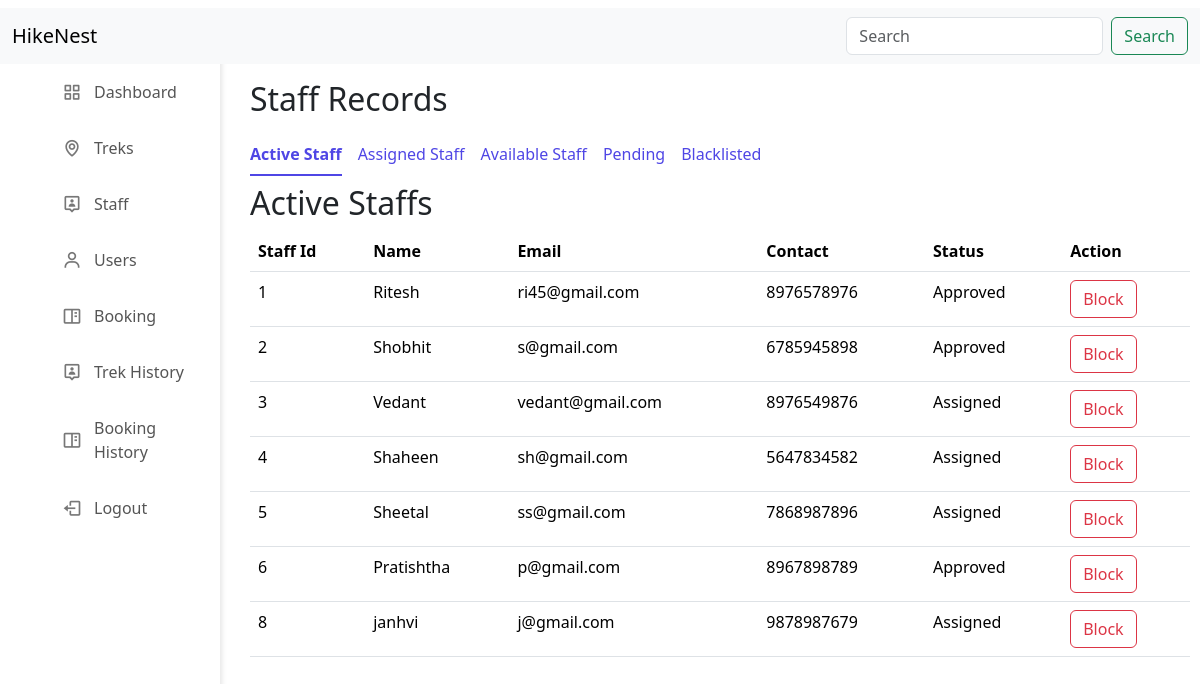
The page /admin_staff_active on the database its author committed.
### application/models.py (models this page shows)
class Staff(db.Model):
    __tablename__ = 'staff'
    id = db.Column(db.Integer(), primary_key = True, autoincrement = True)
    name = db.Column(db.String(),  nullable = False)
    email = db.Column(db.String(), unique = True, nullable = False)
    phone = db.Column(db.String(10), unique = True, nullable = False)
    password = db.Column(db.String(), nullable = False)
    status = db.Column(db.String(),  nullable = False, default= "Pending")
    treks = db.relationship("Trek", backref = "staff")

### application/controllers.py (the view)
@app.route("/admin_staff_active")
def admin_staff_active():
    active_staff = Staff.query.filter(or_(Staff.status == "Approved", Staff.status == "Assigned")).all()
    return render_template("admin_staff_active.html", active_staff = active_staff)

### templates/admin_staff_active.html (shortened to what this page needs)
<!DOCTYPE html>
<html>
    <head>
        <link rel="stylesheet" href="/static/dashboard.css">
        <link href="https://cdn.jsdelivr.net/npm/bootstrap@5.3.8/dist/css/bootstrap.min.css" rel="stylesheet">
        <link rel="stylesheet" href="https://cdn.jsdelivr.net/npm/boxicons@latest/css/boxicons.min.css">
    </head>
    <body>
        <div class="sidebar">
            <ul class="nav-links">
                <li><a href="/admin_dashboard"><i class="bx bx-grid-alt"></i> Dashboard</a></li>
                <li><a href="/admin_trek"><i class="bx bx-map"></i> Treks</a></li>
                <li><a href="/admin_staff_active"><i class="bx bx-user-pin"></i> Staff</a></li>
                <li><a href="/admin_users_active"><i class="bx bx-user"></i> Users</a></li>
                <li><a href="/admin_bookings"><i class="bx bx-book-content"></i> Booking</a></li>
                <li><a href="/admin_trek_history"><i class="bx bx-user-pin"></i> Trek History</a></li>
                <li><a href="/admin_booking_history"><i class="bx bx-book-content"></i> Booking History</a></li>
                <li><a href="/logout" class="logout"><i class="bx bx-log-out"></i> Logout</a></li>
            </ul>
        </div>
        <div class="navbar" style = "position : fixed;">
            <nav class="navbar bg-body-tertiary">
                <div class="container-fluid">
                    <a class="navbar-brand">HikeNest</a>
                    <form class="d-flex" role="search" action = "/search_admin_staff">
                    <input class="form-control me-2" type="search" name="search" placeholder="Search" aria-label="Search"/>
                    <button class="btn btn-outline-success" type="submit">Search</button>
                    </form>
                </div>
            </nav>
        </div>
        <div class = "canvas" >
            <h2>Staff Records</h2>
            <div class= "navbar" >
                <ul class="nav nav-underline" >
                    <li class="nav-item">
                        <a class="nav-link active" aria-current="page"  href="/admin_staff_active" style = " color: #4f46e5;">Active Staff</a>
                    </li>
                    <li class="nav-item">
                        <a class="nav-link" href="/admin_staff_assigned" style = " color: #4f46e5;">Assigned Staff</a>
                    </li>
                    <li class="nav-item">
                        <a class="nav-link" href="/admin_staff_available" style = " color: #4f46e5;">Available Staff</a>
                    </li>
                    <li class="nav-item">
                        <a class="nav-link" href="/admin_staff_pending" style = " color: #4f46e5;">Pending</a>
                    </li>
                    <li class="nav-item">
                        <a class="nav-link" href="/admin_staff_blacklisted" style = " color: #4f46e5;">Blacklisted</a>
                    </li>
                </ul>
            </div>
            <h2>Active Staffs</h2>
            <div class = "table">
                <table class="table table-hover" >
                    <thead>
                        <tr>
                            <th scope="row">Staff Id</th>
                            <th scope="row">Name</th>
                            <th scope="row">Email</th>
                            <th scope="row">Contact</th>
                            <th scope="row">Status</th>
                            <th scope="row">Action</th>
                        </tr>
                    </thead>
                    <tbody>
                        {% if active_staff %}
                            {% for staff in active_staff %}
                            <tr>
                                <td>{{staff.id}}</td>
                                <td>{{staff.name}}</td>
                                <td>{{staff.email}}</td>
                                <td>{{staff.phone}}</td>
                                <td>{{staff.status}}</td>
                                <td><a href="/admin_staff_reject/{{staff.id}}" class="btn btn-outline-danger" >Block</a></td>
                            </tr>
                            {% endfor %}
                        {% else %}
                        <tr>
                            <td colspan="9" class="text-center">
                                There is no data.
                            </td>
                        </tr>
                        {% endif %}
                    </tbody>
                </table>
            </div>
        </div>
    </body>
</html>

### static/dashboard.css (style rules this page uses)
* { margin: 0; padding: 0; box-sizing: border-box; }
body { background-color: #f4f5f7; }
.sidebar { margin-top: 50px; position: fixed; top: 0; left: 0; height: 100%; width: 220px; background-color: #ffffff; box-shadow: 2px 0px 5px rgba(0,0,0,0.1); padding: 20px; }
.nav-links { list-style: none; }
.nav-links li { margin-bottom: 12px; }
.nav-links li a { display: flex; align-items: center; text-decoration: none; color: #555555; font-size: 16px; padding: 10px; border-radius: 6px; }
.nav-links li a i { font-size: 20px; margin-right: 12px; color: #777777; }
.navbar { top: 0; margin-top: 0px; width: 100%; position:fixed; text-decoration: none; }
.canvas { overflow: auto; margin-left: 240px; margin-top: 70px; margin-right: 20px; padding: 10px; width:calc(100% - 240px); height:calc(100vh - 70px); }

### rows shown on the page
Staff: id "1", name "Ritesh", email "ri45@gmail.com", phone "8976578976", status "Approved"
Staff: id "2", name "Shobhit", email "s@gmail.com", phone "6785945898", status "Approved"
Staff: id "3", name "Vedant", email "vedant@gmail.com", phone "8976549876", status "Assigned"
Staff: id "4", name "Shaheen", email "sh@gmail.com", phone "5647834582", status "Assigned"
Staff: id "5", name "Sheetal", email "ss@gmail.com", phone "7868987896", status "Assigned"
Staff: id "6", name "Pratishtha", email "p@gmail.com", phone "8967898789", status "Approved"
Staff: id "8", name "janhvi", email "j@gmail.com", phone "9878987679", status "Assigned"
